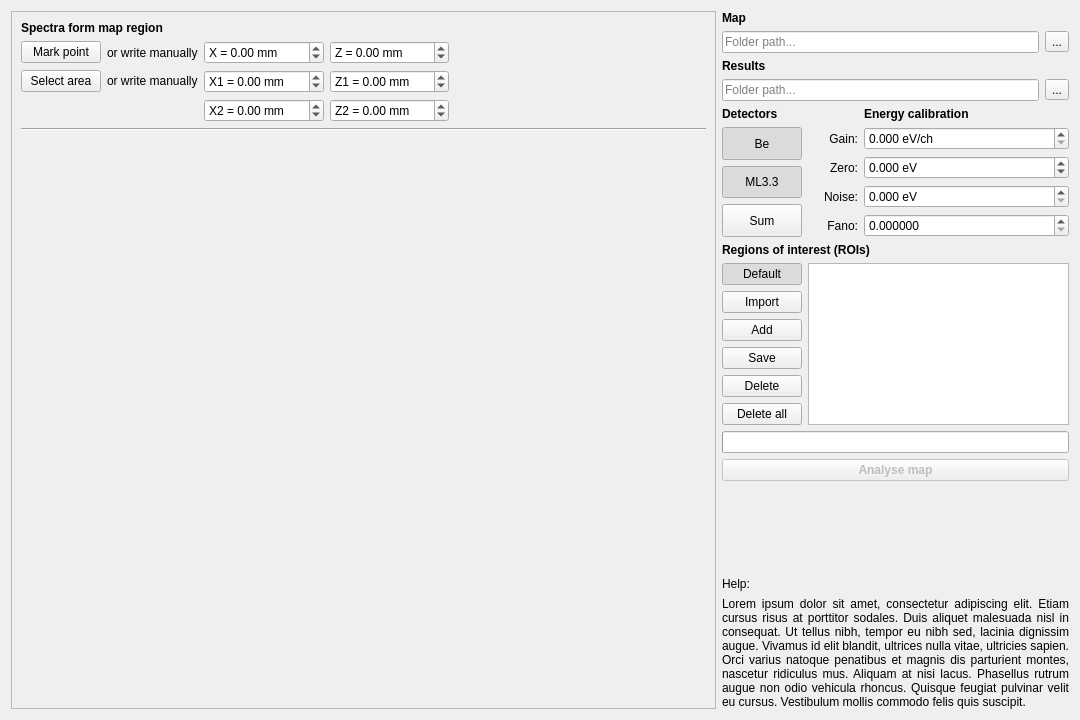
<?xml version="1.0" encoding="UTF-8"?>
<ui version="4.0">
 <class>Form</class>
 <widget class="QWidget" name="Form">
  <property name="geometry">
   <rect>
    <x>0</x>
    <y>0</y>
    <width>1080</width>
    <height>720</height>
   </rect>
  </property>
  <property name="baseSize">
   <size>
    <width>1080</width>
    <height>720</height>
   </size>
  </property>
  <property name="windowTitle">
   <string>Form</string>
  </property>
  <layout class="QHBoxLayout" name="horizontalLayout_3">
   <item>
    <widget class="QFrame" name="frame">
     <property name="sizePolicy">
      <sizepolicy hsizetype="MinimumExpanding" vsizetype="Preferred">
       <horstretch>0</horstretch>
       <verstretch>0</verstretch>
      </sizepolicy>
     </property>
     <property name="frameShape">
      <enum>QFrame::Shape::StyledPanel</enum>
     </property>
     <property name="frameShadow">
      <enum>QFrame::Shadow::Raised</enum>
     </property>
     <layout class="QVBoxLayout" name="verticalLayout">
      <item>
       <layout class="QGridLayout" name="gridLayout">
        <item row="0" column="0">
         <widget class="QLabel" name="label">
          <property name="sizePolicy">
           <sizepolicy hsizetype="Preferred" vsizetype="Preferred">
            <horstretch>0</horstretch>
            <verstretch>0</verstretch>
           </sizepolicy>
          </property>
          <property name="font">
           <font>
            <bold>true</bold>
           </font>
          </property>
          <property name="text">
           <string>Spectra form map region</string>
          </property>
         </widget>
        </item>
        <item row="2" column="0">
         <layout class="QHBoxLayout" name="horizontalLayout_7">
          <item>
           <widget class="QPushButton" name="pushButton_2">
            <property name="sizePolicy">
             <sizepolicy hsizetype="Maximum" vsizetype="Fixed">
              <horstretch>0</horstretch>
              <verstretch>0</verstretch>
             </sizepolicy>
            </property>
            <property name="text">
             <string>Select area</string>
            </property>
           </widget>
          </item>
          <item>
           <widget class="QLabel" name="label_8">
            <property name="sizePolicy">
             <sizepolicy hsizetype="Fixed" vsizetype="Fixed">
              <horstretch>0</horstretch>
              <verstretch>0</verstretch>
             </sizepolicy>
            </property>
            <property name="text">
             <string>or write manually</string>
            </property>
            <property name="alignment">
             <set>Qt::AlignmentFlag::AlignLeading|Qt::AlignmentFlag::AlignLeft|Qt::AlignmentFlag::AlignVCenter</set>
            </property>
           </widget>
          </item>
         </layout>
        </item>
        <item row="1" column="2">
         <spacer name="horizontalSpacer">
          <property name="orientation">
           <enum>Qt::Orientation::Horizontal</enum>
          </property>
          <property name="sizeHint" stdset="0">
           <size>
            <width>40</width>
            <height>20</height>
           </size>
          </property>
         </spacer>
        </item>
        <item row="4" column="0" colspan="3">
         <widget class="Line" name="line">
          <property name="orientation">
           <enum>Qt::Orientation::Horizontal</enum>
          </property>
         </widget>
        </item>
        <item row="6" column="0" colspan="3">
         <widget class="QWidget" name="widget_Histogram" native="true">
          <property name="sizePolicy">
           <sizepolicy hsizetype="Preferred" vsizetype="MinimumExpanding">
            <horstretch>0</horstretch>
            <verstretch>0</verstretch>
           </sizepolicy>
          </property>
         </widget>
        </item>
        <item row="3" column="1">
         <layout class="QHBoxLayout" name="horizontalLayout_8">
          <item>
           <widget class="QDoubleSpinBox" name="doubleSpinBox_7">
            <property name="sizePolicy">
             <sizepolicy hsizetype="Minimum" vsizetype="Fixed">
              <horstretch>0</horstretch>
              <verstretch>0</verstretch>
             </sizepolicy>
            </property>
            <property name="prefix">
             <string>X2 = </string>
            </property>
            <property name="suffix">
             <string> mm</string>
            </property>
            <property name="minimum">
             <double>-100.000000000000000</double>
            </property>
            <property name="maximum">
             <double>100.000000000000000</double>
            </property>
            <property name="singleStep">
             <double>0.010000000000000</double>
            </property>
           </widget>
          </item>
          <item>
           <widget class="QDoubleSpinBox" name="doubleSpinBox_6">
            <property name="sizePolicy">
             <sizepolicy hsizetype="Minimum" vsizetype="Fixed">
              <horstretch>0</horstretch>
              <verstretch>0</verstretch>
             </sizepolicy>
            </property>
            <property name="prefix">
             <string>Z2 = </string>
            </property>
            <property name="suffix">
             <string> mm</string>
            </property>
            <property name="minimum">
             <double>-100.000000000000000</double>
            </property>
            <property name="maximum">
             <double>100.000000000000000</double>
            </property>
            <property name="singleStep">
             <double>0.010000000000000</double>
            </property>
           </widget>
          </item>
         </layout>
        </item>
        <item row="2" column="1">
         <layout class="QHBoxLayout" name="horizontalLayout_5">
          <item>
           <widget class="QDoubleSpinBox" name="doubleSpinBox_5">
            <property name="sizePolicy">
             <sizepolicy hsizetype="Minimum" vsizetype="Fixed">
              <horstretch>0</horstretch>
              <verstretch>0</verstretch>
             </sizepolicy>
            </property>
            <property name="prefix">
             <string>X1 = </string>
            </property>
            <property name="suffix">
             <string> mm</string>
            </property>
            <property name="minimum">
             <double>-100.000000000000000</double>
            </property>
            <property name="maximum">
             <double>100.000000000000000</double>
            </property>
            <property name="singleStep">
             <double>0.010000000000000</double>
            </property>
           </widget>
          </item>
          <item>
           <widget class="QDoubleSpinBox" name="doubleSpinBox_4">
            <property name="sizePolicy">
             <sizepolicy hsizetype="Minimum" vsizetype="Fixed">
              <horstretch>0</horstretch>
              <verstretch>0</verstretch>
             </sizepolicy>
            </property>
            <property name="prefix">
             <string>Z1 = </string>
            </property>
            <property name="suffix">
             <string> mm</string>
            </property>
            <property name="minimum">
             <double>-100.000000000000000</double>
            </property>
            <property name="maximum">
             <double>100.000000000000000</double>
            </property>
            <property name="singleStep">
             <double>0.010000000000000</double>
            </property>
           </widget>
          </item>
         </layout>
        </item>
        <item row="1" column="0">
         <layout class="QHBoxLayout" name="horizontalLayout_6">
          <item>
           <widget class="QPushButton" name="pushButton">
            <property name="sizePolicy">
             <sizepolicy hsizetype="Maximum" vsizetype="Fixed">
              <horstretch>0</horstretch>
              <verstretch>0</verstretch>
             </sizepolicy>
            </property>
            <property name="text">
             <string>Mark point</string>
            </property>
           </widget>
          </item>
          <item>
           <widget class="QLabel" name="label_3">
            <property name="sizePolicy">
             <sizepolicy hsizetype="Fixed" vsizetype="Preferred">
              <horstretch>0</horstretch>
              <verstretch>0</verstretch>
             </sizepolicy>
            </property>
            <property name="text">
             <string>or write manually</string>
            </property>
           </widget>
          </item>
         </layout>
        </item>
        <item row="1" column="1">
         <layout class="QHBoxLayout" name="horizontalLayout_4">
          <item>
           <widget class="QDoubleSpinBox" name="doubleSpinBox_2">
            <property name="sizePolicy">
             <sizepolicy hsizetype="Minimum" vsizetype="Fixed">
              <horstretch>0</horstretch>
              <verstretch>0</verstretch>
             </sizepolicy>
            </property>
            <property name="prefix">
             <string>X = </string>
            </property>
            <property name="suffix">
             <string> mm</string>
            </property>
            <property name="minimum">
             <double>-100.000000000000000</double>
            </property>
            <property name="maximum">
             <double>100.000000000000000</double>
            </property>
            <property name="singleStep">
             <double>0.010000000000000</double>
            </property>
           </widget>
          </item>
          <item>
           <widget class="QDoubleSpinBox" name="doubleSpinBox">
            <property name="sizePolicy">
             <sizepolicy hsizetype="Minimum" vsizetype="Fixed">
              <horstretch>0</horstretch>
              <verstretch>0</verstretch>
             </sizepolicy>
            </property>
            <property name="prefix">
             <string>Z = </string>
            </property>
            <property name="suffix">
             <string> mm</string>
            </property>
            <property name="minimum">
             <double>-100.000000000000000</double>
            </property>
            <property name="maximum">
             <double>100.000000000000000</double>
            </property>
            <property name="singleStep">
             <double>0.010000000000000</double>
            </property>
           </widget>
          </item>
         </layout>
        </item>
        <item row="5" column="0" colspan="3">
         <widget class="QWidget" name="widget_Map" native="true">
          <property name="sizePolicy">
           <sizepolicy hsizetype="Preferred" vsizetype="MinimumExpanding">
            <horstretch>0</horstretch>
            <verstretch>0</verstretch>
           </sizepolicy>
          </property>
         </widget>
        </item>
       </layout>
      </item>
     </layout>
    </widget>
   </item>
   <item>
    <layout class="QGridLayout" name="gridLayout_3">
     <item row="8" column="1">
      <widget class="QLabel" name="label_7">
       <property name="sizePolicy">
        <sizepolicy hsizetype="Minimum" vsizetype="Preferred">
         <horstretch>0</horstretch>
         <verstretch>0</verstretch>
        </sizepolicy>
       </property>
       <property name="maximumSize">
        <size>
         <width>50</width>
         <height>16777215</height>
        </size>
       </property>
       <property name="text">
        <string>Fano:</string>
       </property>
       <property name="alignment">
        <set>Qt::AlignmentFlag::AlignRight|Qt::AlignmentFlag::AlignTrailing|Qt::AlignmentFlag::AlignVCenter</set>
       </property>
      </widget>
     </item>
     <item row="3" column="0" colspan="3">
      <layout class="QHBoxLayout" name="horizontalLayout">
       <item>
        <widget class="QLineEdit" name="lineEdit_ResultsPath">
         <property name="sizePolicy">
          <sizepolicy hsizetype="Minimum" vsizetype="Fixed">
           <horstretch>0</horstretch>
           <verstretch>0</verstretch>
          </sizepolicy>
         </property>
         <property name="placeholderText">
          <string>Folder path...</string>
         </property>
        </widget>
       </item>
       <item>
        <widget class="QToolButton" name="toolButton_ResultsPathSearch">
         <property name="text">
          <string>...</string>
         </property>
        </widget>
       </item>
      </layout>
     </item>
     <item row="7" column="1">
      <widget class="QLabel" name="label_6">
       <property name="sizePolicy">
        <sizepolicy hsizetype="Minimum" vsizetype="Preferred">
         <horstretch>0</horstretch>
         <verstretch>0</verstretch>
        </sizepolicy>
       </property>
       <property name="maximumSize">
        <size>
         <width>50</width>
         <height>16777215</height>
        </size>
       </property>
       <property name="text">
        <string>Noise:</string>
       </property>
       <property name="alignment">
        <set>Qt::AlignmentFlag::AlignRight|Qt::AlignmentFlag::AlignTrailing|Qt::AlignmentFlag::AlignVCenter</set>
       </property>
      </widget>
     </item>
     <item row="0" column="0" colspan="3">
      <widget class="QLabel" name="label_22">
       <property name="sizePolicy">
        <sizepolicy hsizetype="Preferred" vsizetype="Fixed">
         <horstretch>0</horstretch>
         <verstretch>0</verstretch>
        </sizepolicy>
       </property>
       <property name="font">
        <font>
         <bold>true</bold>
        </font>
       </property>
       <property name="text">
        <string>Map</string>
       </property>
       <property name="alignment">
        <set>Qt::AlignmentFlag::AlignLeading|Qt::AlignmentFlag::AlignLeft|Qt::AlignmentFlag::AlignVCenter</set>
       </property>
      </widget>
     </item>
     <item row="5" column="2">
      <widget class="QDoubleSpinBox" name="doubleSpinBox_CalibrationGain">
       <property name="suffix">
        <string> eV/ch</string>
       </property>
       <property name="decimals">
        <number>3</number>
       </property>
       <property name="maximum">
        <double>100.000000000000000</double>
       </property>
       <property name="singleStep">
        <double>0.001000000000000</double>
       </property>
       <property name="stepType">
        <enum>QAbstractSpinBox::StepType::AdaptiveDecimalStepType</enum>
       </property>
      </widget>
     </item>
     <item row="6" column="2">
      <widget class="QDoubleSpinBox" name="doubleSpinBox_CalibrationZero">
       <property name="suffix">
        <string> eV</string>
       </property>
       <property name="decimals">
        <number>3</number>
       </property>
       <property name="minimum">
        <double>-100.000000000000000</double>
       </property>
       <property name="maximum">
        <double>100.000000000000000</double>
       </property>
       <property name="singleStep">
        <double>0.001000000000000</double>
       </property>
       <property name="stepType">
        <enum>QAbstractSpinBox::StepType::AdaptiveDecimalStepType</enum>
       </property>
      </widget>
     </item>
     <item row="7" column="2">
      <widget class="QDoubleSpinBox" name="doubleSpinBox_CalibrationNoise">
       <property name="suffix">
        <string> eV</string>
       </property>
       <property name="decimals">
        <number>3</number>
       </property>
       <property name="maximum">
        <double>1000.000000000000000</double>
       </property>
       <property name="singleStep">
        <double>0.001000000000000</double>
       </property>
       <property name="stepType">
        <enum>QAbstractSpinBox::StepType::AdaptiveDecimalStepType</enum>
       </property>
      </widget>
     </item>
     <item row="9" column="0" colspan="3">
      <widget class="QLabel" name="label_23">
       <property name="sizePolicy">
        <sizepolicy hsizetype="Preferred" vsizetype="Fixed">
         <horstretch>0</horstretch>
         <verstretch>0</verstretch>
        </sizepolicy>
       </property>
       <property name="font">
        <font>
         <bold>true</bold>
        </font>
       </property>
       <property name="text">
        <string>Regions of interest (ROIs)</string>
       </property>
      </widget>
     </item>
     <item row="4" column="0" colspan="2">
      <widget class="QLabel" name="label_9">
       <property name="sizePolicy">
        <sizepolicy hsizetype="Preferred" vsizetype="Fixed">
         <horstretch>0</horstretch>
         <verstretch>0</verstretch>
        </sizepolicy>
       </property>
       <property name="font">
        <font>
         <bold>true</bold>
        </font>
       </property>
       <property name="text">
        <string>Detectors</string>
       </property>
      </widget>
     </item>
     <item row="5" column="1">
      <widget class="QLabel" name="label_4">
       <property name="sizePolicy">
        <sizepolicy hsizetype="Minimum" vsizetype="Preferred">
         <horstretch>0</horstretch>
         <verstretch>0</verstretch>
        </sizepolicy>
       </property>
       <property name="maximumSize">
        <size>
         <width>50</width>
         <height>16777215</height>
        </size>
       </property>
       <property name="text">
        <string>Gain:</string>
       </property>
       <property name="alignment">
        <set>Qt::AlignmentFlag::AlignRight|Qt::AlignmentFlag::AlignTrailing|Qt::AlignmentFlag::AlignVCenter</set>
       </property>
      </widget>
     </item>
     <item row="10" column="1" rowspan="6" colspan="2">
      <widget class="QTableWidget" name="tableWidget_ROIs">
       <property name="enabled">
        <bool>true</bool>
       </property>
       <property name="sizePolicy">
        <sizepolicy hsizetype="Expanding" vsizetype="Expanding">
         <horstretch>0</horstretch>
         <verstretch>0</verstretch>
        </sizepolicy>
       </property>
       <property name="showGrid">
        <bool>true</bool>
       </property>
      </widget>
     </item>
     <item row="13" column="0">
      <widget class="QPushButton" name="pushButton_ROIsSace">
       <property name="sizePolicy">
        <sizepolicy hsizetype="Maximum" vsizetype="Fixed">
         <horstretch>0</horstretch>
         <verstretch>0</verstretch>
        </sizepolicy>
       </property>
       <property name="autoFillBackground">
        <bool>false</bool>
       </property>
       <property name="text">
        <string>Save</string>
       </property>
      </widget>
     </item>
     <item row="1" column="0" colspan="3">
      <layout class="QHBoxLayout" name="horizontalLayout_2">
       <item>
        <widget class="QLineEdit" name="lineEdit_ExperimentPath">
         <property name="sizePolicy">
          <sizepolicy hsizetype="Minimum" vsizetype="Fixed">
           <horstretch>0</horstretch>
           <verstretch>0</verstretch>
          </sizepolicy>
         </property>
         <property name="placeholderText">
          <string>Folder path...</string>
         </property>
        </widget>
       </item>
       <item>
        <widget class="QToolButton" name="toolButton_ExperimentPathSearch">
         <property name="text">
          <string>...</string>
         </property>
        </widget>
       </item>
      </layout>
     </item>
     <item row="6" column="1">
      <widget class="QLabel" name="label_5">
       <property name="sizePolicy">
        <sizepolicy hsizetype="Minimum" vsizetype="Preferred">
         <horstretch>0</horstretch>
         <verstretch>0</verstretch>
        </sizepolicy>
       </property>
       <property name="maximumSize">
        <size>
         <width>50</width>
         <height>16777215</height>
        </size>
       </property>
       <property name="text">
        <string>Zero:</string>
       </property>
       <property name="alignment">
        <set>Qt::AlignmentFlag::AlignRight|Qt::AlignmentFlag::AlignTrailing|Qt::AlignmentFlag::AlignVCenter</set>
       </property>
      </widget>
     </item>
     <item row="4" column="2">
      <widget class="QLabel" name="label_2">
       <property name="sizePolicy">
        <sizepolicy hsizetype="Preferred" vsizetype="Fixed">
         <horstretch>0</horstretch>
         <verstretch>0</verstretch>
        </sizepolicy>
       </property>
       <property name="font">
        <font>
         <bold>true</bold>
        </font>
       </property>
       <property name="text">
        <string>Energy calibration</string>
       </property>
      </widget>
     </item>
     <item row="2" column="0" colspan="3">
      <widget class="QLabel" name="label_15">
       <property name="sizePolicy">
        <sizepolicy hsizetype="Preferred" vsizetype="Fixed">
         <horstretch>0</horstretch>
         <verstretch>0</verstretch>
        </sizepolicy>
       </property>
       <property name="font">
        <font>
         <bold>true</bold>
        </font>
       </property>
       <property name="text">
        <string>Results</string>
       </property>
      </widget>
     </item>
     <item row="11" column="0">
      <widget class="QPushButton" name="pushButton_ROIsImport">
       <property name="sizePolicy">
        <sizepolicy hsizetype="Maximum" vsizetype="Fixed">
         <horstretch>0</horstretch>
         <verstretch>0</verstretch>
        </sizepolicy>
       </property>
       <property name="autoFillBackground">
        <bool>false</bool>
       </property>
       <property name="text">
        <string>Import</string>
       </property>
      </widget>
     </item>
     <item row="14" column="0">
      <widget class="QPushButton" name="pushButton_ROIsDelete">
       <property name="sizePolicy">
        <sizepolicy hsizetype="Maximum" vsizetype="Fixed">
         <horstretch>0</horstretch>
         <verstretch>0</verstretch>
        </sizepolicy>
       </property>
       <property name="autoFillBackground">
        <bool>false</bool>
       </property>
       <property name="text">
        <string>Delete</string>
       </property>
      </widget>
     </item>
     <item row="5" column="0" rowspan="4">
      <layout class="QVBoxLayout" name="verticalLayout_2">
       <item>
        <widget class="QPushButton" name="pushButton_DetectorsBe">
         <property name="sizePolicy">
          <sizepolicy hsizetype="Maximum" vsizetype="Preferred">
           <horstretch>0</horstretch>
           <verstretch>0</verstretch>
          </sizepolicy>
         </property>
         <property name="text">
          <string>Be</string>
         </property>
         <property name="checkable">
          <bool>true</bool>
         </property>
         <property name="checked">
          <bool>true</bool>
         </property>
        </widget>
       </item>
       <item>
        <widget class="QPushButton" name="pushButton_DetectorsML">
         <property name="sizePolicy">
          <sizepolicy hsizetype="Maximum" vsizetype="Preferred">
           <horstretch>0</horstretch>
           <verstretch>0</verstretch>
          </sizepolicy>
         </property>
         <property name="text">
          <string>ML3.3</string>
         </property>
         <property name="checkable">
          <bool>true</bool>
         </property>
         <property name="checked">
          <bool>true</bool>
         </property>
        </widget>
       </item>
       <item>
        <widget class="QPushButton" name="pushButton_DetectorsSum">
         <property name="sizePolicy">
          <sizepolicy hsizetype="Maximum" vsizetype="Preferred">
           <horstretch>0</horstretch>
           <verstretch>0</verstretch>
          </sizepolicy>
         </property>
         <property name="text">
          <string>Sum</string>
         </property>
         <property name="checkable">
          <bool>true</bool>
         </property>
         <property name="checked">
          <bool>false</bool>
         </property>
        </widget>
       </item>
      </layout>
     </item>
     <item row="8" column="2">
      <widget class="QDoubleSpinBox" name="doubleSpinBox_CalibrationFano">
       <property name="decimals">
        <number>6</number>
       </property>
       <property name="maximum">
        <double>10.000000000000000</double>
       </property>
       <property name="singleStep">
        <double>0.000001000000000</double>
       </property>
       <property name="stepType">
        <enum>QAbstractSpinBox::StepType::AdaptiveDecimalStepType</enum>
       </property>
      </widget>
     </item>
     <item row="10" column="0">
      <widget class="QPushButton" name="pushButton_ROIsDefault">
       <property name="sizePolicy">
        <sizepolicy hsizetype="Maximum" vsizetype="Fixed">
         <horstretch>0</horstretch>
         <verstretch>0</verstretch>
        </sizepolicy>
       </property>
       <property name="autoFillBackground">
        <bool>false</bool>
       </property>
       <property name="text">
        <string>Default</string>
       </property>
       <property name="checkable">
        <bool>true</bool>
       </property>
       <property name="checked">
        <bool>true</bool>
       </property>
      </widget>
     </item>
     <item row="15" column="0">
      <widget class="QPushButton" name="pushButton_ROIsDeleteAll">
       <property name="sizePolicy">
        <sizepolicy hsizetype="Maximum" vsizetype="Fixed">
         <horstretch>0</horstretch>
         <verstretch>0</verstretch>
        </sizepolicy>
       </property>
       <property name="autoFillBackground">
        <bool>false</bool>
       </property>
       <property name="text">
        <string>Delete all</string>
       </property>
      </widget>
     </item>
     <item row="12" column="0">
      <widget class="QPushButton" name="pushButton_ROIsAdd">
       <property name="sizePolicy">
        <sizepolicy hsizetype="Maximum" vsizetype="Fixed">
         <horstretch>0</horstretch>
         <verstretch>0</verstretch>
        </sizepolicy>
       </property>
       <property name="autoFillBackground">
        <bool>false</bool>
       </property>
       <property name="text">
        <string>Add</string>
       </property>
      </widget>
     </item>
     <item row="20" column="0" colspan="3">
      <widget class="QLabel" name="label_HelpDescription">
       <property name="enabled">
        <bool>true</bool>
       </property>
       <property name="sizePolicy">
        <sizepolicy hsizetype="Fixed" vsizetype="Expanding">
         <horstretch>0</horstretch>
         <verstretch>0</verstretch>
        </sizepolicy>
       </property>
       <property name="maximumSize">
        <size>
         <width>350</width>
         <height>16777215</height>
        </size>
       </property>
       <property name="text">
        <string>Lorem ipsum dolor sit amet, consectetur adipiscing elit. Etiam cursus risus at porttitor sodales. Duis aliquet malesuada nisl in consequat. Ut tellus nibh, tempor eu nibh sed, lacinia dignissim augue. Vivamus id elit blandit, ultrices nulla vitae, ultricies sapien. Orci varius natoque penatibus et magnis dis parturient montes, nascetur ridiculus mus. Aliquam at nisi lacus. Phasellus rutrum augue non odio vehicula rhoncus. Quisque feugiat pulvinar velit eu cursus. Vestibulum mollis commodo felis quis suscipit.</string>
       </property>
       <property name="alignment">
        <set>Qt::AlignmentFlag::AlignJustify|Qt::AlignmentFlag::AlignVCenter</set>
       </property>
       <property name="wordWrap">
        <bool>true</bool>
       </property>
      </widget>
     </item>
     <item row="19" column="0" colspan="3">
      <widget class="QLabel" name="label_Help">
       <property name="enabled">
        <bool>true</bool>
       </property>
       <property name="font">
        <font>
         <bold>false</bold>
        </font>
       </property>
       <property name="text">
        <string>Help:</string>
       </property>
       <property name="alignment">
        <set>Qt::AlignmentFlag::AlignLeading|Qt::AlignmentFlag::AlignLeft|Qt::AlignmentFlag::AlignVCenter</set>
       </property>
      </widget>
     </item>
     <item row="17" column="0" colspan="3">
      <widget class="QPushButton" name="pushButton_AnalyseMaps">
       <property name="enabled">
        <bool>false</bool>
       </property>
       <property name="sizePolicy">
        <sizepolicy hsizetype="Preferred" vsizetype="Fixed">
         <horstretch>0</horstretch>
         <verstretch>0</verstretch>
        </sizepolicy>
       </property>
       <property name="font">
        <font>
         <bold>true</bold>
        </font>
       </property>
       <property name="autoFillBackground">
        <bool>false</bool>
       </property>
       <property name="text">
        <string>Analyse map</string>
       </property>
       <property name="checkable">
        <bool>false</bool>
       </property>
       <property name="checked">
        <bool>false</bool>
       </property>
       <property name="default">
        <bool>false</bool>
       </property>
       <property name="flat">
        <bool>false</bool>
       </property>
      </widget>
     </item>
     <item row="16" column="0" colspan="3">
      <widget class="QProgressBar" name="progressBar">
       <property name="value">
        <number>0</number>
       </property>
       <property name="textVisible">
        <bool>false</bool>
       </property>
      </widget>
     </item>
     <item row="18" column="0" colspan="3">
      <spacer name="verticalSpacer">
       <property name="orientation">
        <enum>Qt::Orientation::Vertical</enum>
       </property>
       <property name="sizeHint" stdset="0">
        <size>
         <width>20</width>
         <height>40</height>
        </size>
       </property>
      </spacer>
     </item>
    </layout>
   </item>
  </layout>
 </widget>
 <tabstops>
  <tabstop>pushButton_DetectorsBe</tabstop>
  <tabstop>pushButton_DetectorsML</tabstop>
  <tabstop>pushButton_DetectorsSum</tabstop>
  <tabstop>doubleSpinBox_CalibrationGain</tabstop>
  <tabstop>doubleSpinBox_CalibrationZero</tabstop>
  <tabstop>doubleSpinBox_CalibrationNoise</tabstop>
  <tabstop>doubleSpinBox_CalibrationFano</tabstop>
  <tabstop>pushButton_AnalyseMaps</tabstop>
 </tabstops>
 <resources/>
 <connections/>
</ui>
